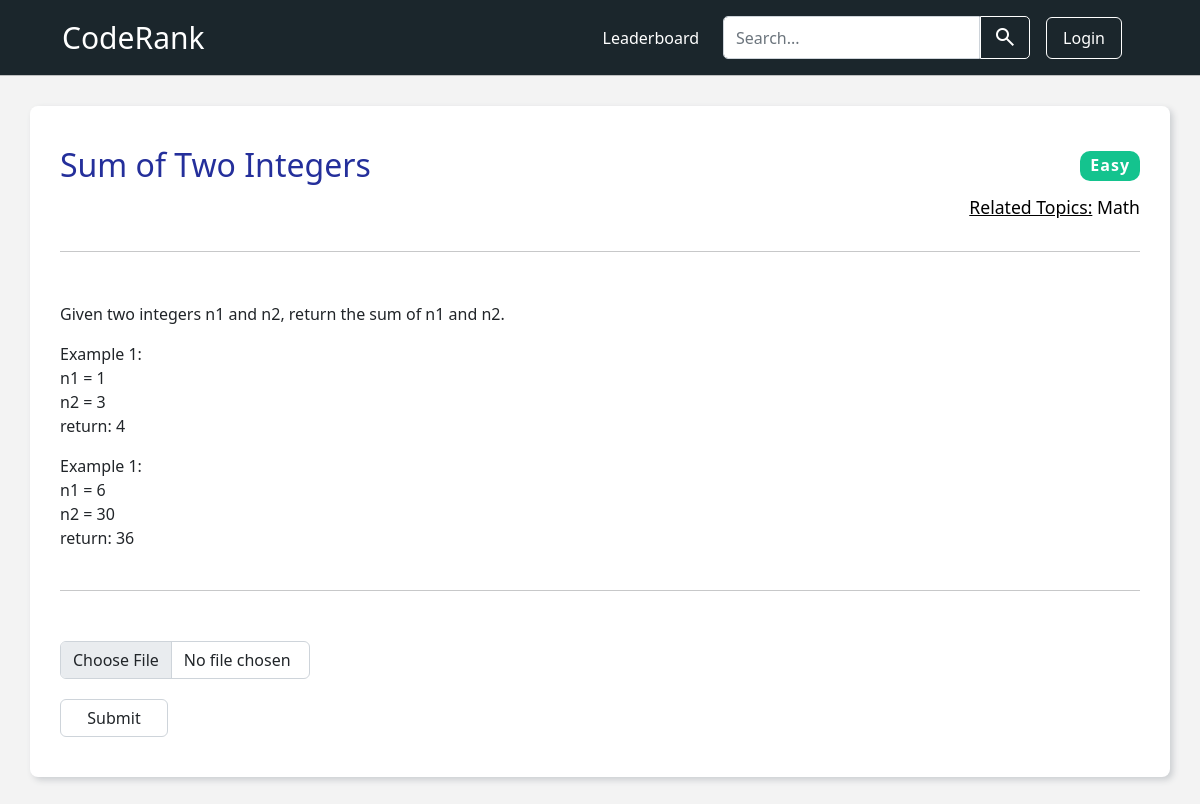
Screenshot of /problems/19/ with the database file from the repository.
### base/models.py (models this page shows, shortened)
class Problem(models.Model):
    name = models.CharField(max_length=100)
    desc = models.TextField()
    topic_tag = models.CharField(max_length=100, null=True)
    difficulty = models.CharField(max_length = 100, null=True)
    status = models.BooleanField(default=False)

### base/views.py (the view, shortened to what this page needs)
# urls.py: path('problems/<str:pk>/', views.problemPage, name='problemPage'),
def problemPage(request, pk):
    problem = Problem.objects.get(id=pk)
    context = {'problem':problem}
    return render(request, 'base/problem-page.html', context)

### base/templates/base/problem-page.html (shortened to what this page needs)
{% extends 'main.html' %}
{% block content %}
<div class="problem-page">
    <div class="problem">
        <p class="difficulty"
            style=" {% if problem.difficulty == 'Easy' %}
                        background-color: #14C38E;
                    {% elif problem.difficulty == 'Medium' %}
                        background-color: #FF8D29;
                    {% else %}
                    background-color: #EB5353;
                    {% endif %}">
                {{problem.difficulty}}
        </p>
        <h2 class="problem-head"> {{problem.name}} </h2>
        <p class="topic-tag"><u>Related Topics:</u> {{problem.topic_tag}} </p>
        <hr>
        <p> {{problem.desc|linebreaks}} </p>
        <br>
        <hr>
        <form method="POST" enctype="multipart/form-data">
            <input type="file" name="solution" class="form-control upload-btn" accept=".cpp" />
            {% if request.user.is_authenticated %}
                <input type="submit" value="Submit" class="form-control submit-btn"/>
            {% else %}
                <input type="submit" value="Submit" class="form-control submit-btn"
                style="background-color: #fff; cursor: not-allowed;" disabled/>
            {% endif %}
        </form>
    </div>
</div>
{% endblock content %}

### templates/main.html (style rules this page uses)
body { background-color: #f3f3f3; }
hr { margin: 0; padding: 0; }

### base/templates/base/problem-page.html (style rules this page uses)
.problem-page { padding: 30px 30px; }
.problem { padding: 40px 30px; background-color: #fff; box-shadow: 3px 3px 6px #cbced1; border-radius: 8px; position: relative; }
.problem-page .problem-head { color: #242F9B; margin-bottom: 40px; }
.difficulty { padding: 2px 10px 4px; text-align: right; font-weight: 600; letter-spacing: 1px; color: #fff; border-radius: 10px; position: absolute; top: 45px; right: 30px; }
.topic-tag { margin: -30px auto 30px; text-align: right; font-size: 1.1rem; color: #000; }
.problem hr { margin: 0 auto 50px; }
.upload-btn { width: 250px; margin: 50px 0 10px; }
.submit-btn { margin: 20px 0 0; width: 108px; }

### rows the page displays
Problem: difficulty "Easy", name "Sum of Two Integers", topic_tag "Math", desc "Given two integers n1 and n2, return the sum of n1 and n2. Example 1: n1 = 1 n2 = 3 return: 4 Example 1: n1 = 6 n2 = 30 return: 36"
